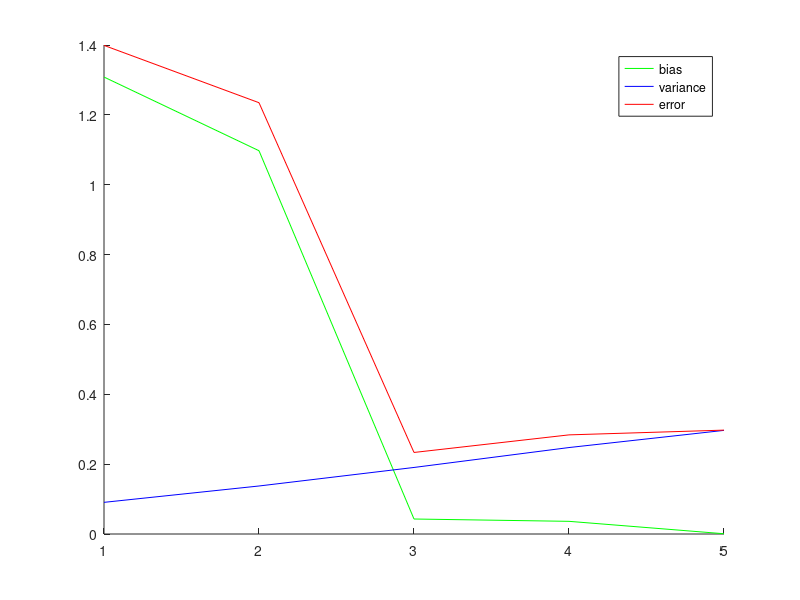
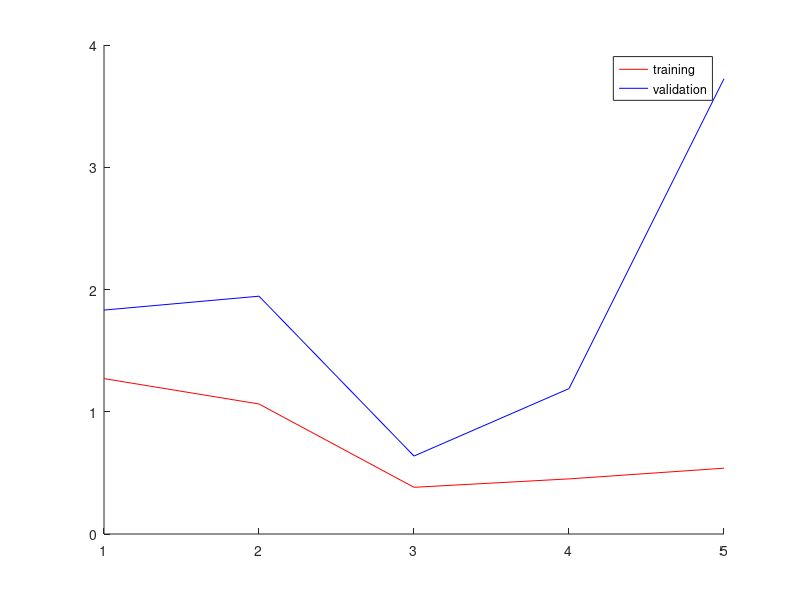

MATLAB code to generate these figures, in order:
N = 20; # Size of a sample.
M = 100; # Number of samples.
Order = 5; # Samples will be fit to polynomial models of this number of orders.


# Dataset X creation - Nx1 vector
# Uniform distribution is used to generate N values.
sample_x = unifrnd(0,5,1,N);

# f function that constructs dataset Y_i from dataset X
# Y_i is a sample consists of N values.
function fx_y = func_x_to_y(vec_x,index)
  fx_y = 2*sin(1.5*vec_x(index));
end

# Dataset Y creation - MxN matrix
# There are M samples. 
# Each sample can be represented as Y_i.
# Y_i is a sample consists of N values generated from dataset X.
# Same dataset X is used to generate each Y_i.
sample_y= zeros(M,N);
for i=1:M
  for j=1:N
    sample_y(i,j)=func_x_to_y(sample_x,j)+normrnd(0,1);
  end
end

# --------------------------------------
# --------------------------------------

# Function that finds the parameters of a polynomial function.
# It is assumed that there is a function g(x),
# that fits to dataset such that g(x_t) = y_t.
# The order of polynomial function is given as input.
# The function takes x vector and corresponding y vector as input.
# For example, if order is 2, the function is like a.x^2 + b.x +c,
# therefore, this function returns values of a,b and c.
# Note that, this function has the same functionality of 'polyfit' function.
function parameters = mypolyfit(vec_x,vec_y,order_num)
  
  row_number = length(vec_x);
  col_number = order_num+1;

  design_matrix = zeros(row_number,col_number);

  for i=1:row_number  
    for j=1:col_number
      design_matrix(i,j)=vec_x(i)^(col_number-j);    
    end
  end
  parameters = inv((design_matrix')*design_matrix)*(design_matrix')*(vec_y');
  
end

# --------------------------------------
# --------------------------------------
# PART 1 of HW1

# For each order value from 1 to given value of 'order',
# there will be values for bias and variance.
# Following vectors will store these values.
bias_list = zeros(Order,1);
variance_list = zeros(Order,1);

# For each order of polynomial fit
for order_val=1:Order

  # Model Creation
  # For each sample Y_i in dataset Y, a model will be generated.
  # Then average model will be generated
  # by taking the mean of parameters of models.
  models = zeros(M,order_val+1);
  for i=1:M
    models(i,:) = mypolyfit(sample_x,sample_y(i,:),order_val);
  end
  model_avg = mean(models);
  
  
  
  # Calculating bias, variance, error of model  
  # Bias
  # Applying formula of bias
  # Average model, f function and dataset X is used
  bias = 0;
  for i=1:N
    diff_i = polyval(model_avg,sample_x(i))-func_x_to_y(sample_x,i);
    bias = bias + diff_i^2;
  end
  bias = bias/N;
  
  # Variance
  # Applying formula of variance
  # Average model, all models, and dataset X is used
  variance = 0;
  for i=1:N
    for j=1:M
      diff_i = polyval(models(j,:),sample_x(i)) - polyval(model_avg,sample_x(i));
      variance = variance + diff_i^2;
    end
  end
  variance = variance/(M*N);
  
  # Save bias and variance in the vectors to be able to plot them together
  bias_list(order_val) = bias;
  variance_list(order_val) = variance;
end

# --------------------------------------
# --------------------------------------

# Result of PART 1
# Plot bias, variance and error
figure;
hold;
plot(bias_list,"g")
plot(variance_list,"b")
plot(bias_list+variance_list,"r")

legend("bias","variance","error") 







# --------------------------------------
# --------------------------------------
# PART 2 of HW1

# Each sample will be fit to polynomial models of this number of orders.
Order=5; 

# For each order value from 1 to given value of 'order',
# there will be values for bias and variance.
# For training and validation datasets,
# there will be different bias and variance values.
# Following vectors will store these values.
bias_list_training = zeros(Order,1);
variance_list_training = zeros(Order,1);

bias_list_validation = zeros(Order,1);
variance_list_validation = zeros(Order,1);

# For each order of polynomial fit
for order_val=1:Order

  # Model Creation
  # For each sample Y_i in dataset Y, a model will be generated.
  # In each sample, only odd indexed values are used to construct model.
  # Then average model will be generated 
  # by taking the mean of parameters of models.
  models = zeros(M,order_val+1);
  for i=1:M
    models(i,:) = mypolyfit(sample_x(1:2:20),sample_y(i,1:2:20),order_val);
  end
  model_avg = mean(models);
  
  # Bias, variance, error of model  
  # Bias
  # Applying formula of bias
  # Average model, f function and dataset X is used
  
  # Calculate bias for training dataset
  bias = 0;
  for i=1:2:20
    diff_i = polyval(model_avg,sample_x(i))-func_x_to_y(sample_x,i);
    bias = bias + diff_i^2;
  end
  bias = bias/10;
  
  bias_list_training(order_val) = bias;
  
  
  # Calculate bias for validation dataset
  bias = 0;
  for i=2:2:20
    diff_i = polyval(model_avg,sample_x(i))-func_x_to_y(sample_x,i);
    bias = bias + diff_i^2;
  end
  bias = bias/10;
  
  bias_list_validation(order_val) = bias;
  
  # Variance
  # Applying formula of variance
  # Average model, all models, and dataset X is used
  
  # Calculate variance for training dataset
  variance = 0;
  for i=1:2:20
    for j=1:M
      diff_i = polyval(models(j,:),sample_x(i)) - polyval(model_avg,sample_x(i));
      variance = variance + diff_i^2;
    end
  end
  variance = variance/(M*10);
  
  variance_list_training(order_val) = variance;
  
  
  # Calculate variance for validation dataset
  variance = 0;
  for i=2:2:20
    for j=1:M
      diff_i = polyval(models(j,:),sample_x(i)) - polyval(model_avg,sample_x(i));
      variance = variance + diff_i^2;
    end
  end
  variance = variance/(M*10);
  
  variance_list_validation(order_val) = variance;
  
end


# --------------------------------------
# --------------------------------------

# Result of PART 2
# Plot error values of training and validation datasets
figure;
hold;
plot(bias_list_training+variance_list_training,"r")
plot(bias_list_validation+variance_list_validation,"b")
legend("training","validation") 


# --------------------------------------
# --------------------------------------



